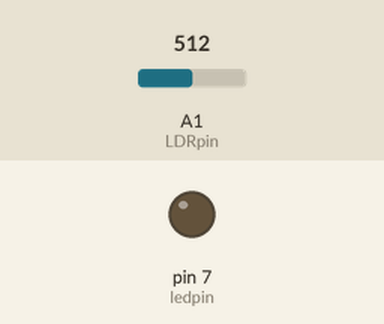
A sketch run on a simulated Arduino Uno, built with avr-gcc and run on an emulated ATmega328P. Parts: output pins drawn as LEDs (lit = HIGH). The test bench sets the inputs (shaded band); at power-on: A1 (LDRpin) = 512. No radio packets arrive unless stated.

Above: at 5.0 s.
At 10.08 s:
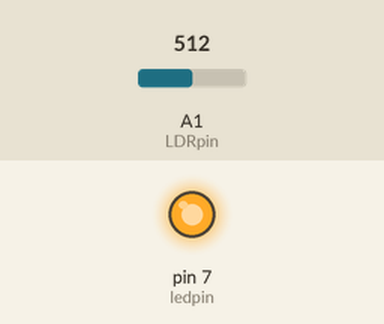
Timing chart, 0 to 13.1 s (numbered marks = the images above):
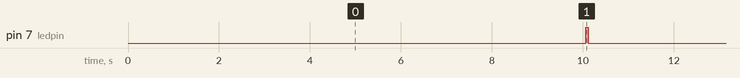

The sketch:

LDR_verici.ino
```cpp
#include <VirtualWire.h>

#define LDRpin A1
#define ledpin 7


struct LDR
{
  int isikMiktari;

};

typedef struct LDR isik;
isik data;


void setup()
{

  pinMode(LDRpin, INPUT);
  pinMode(ledpin, OUTPUT);

  vw_set_tx_pin(4);
  vw_set_ptt_inverted(true); //
  vw_setup(750);// speed of data transfer Kbps
}

void loop()
{
  data.isikMiktari = analogRead(LDRpin);
  data.isikMiktari = map(data.isikMiktari, 0, 1023, 0, 100);
  delay(10000);
  vw_send((uint8_t *)&data, sizeof(data));
  vw_wait_tx();


  digitalWrite(ledpin, HIGH);
  delay(50);
  digitalWrite(ledpin, LOW);


}
```

Measured:
- by itself, pin 7 (ledpin): alternates HIGH for 0.05 s and LOW for 10.1 s
